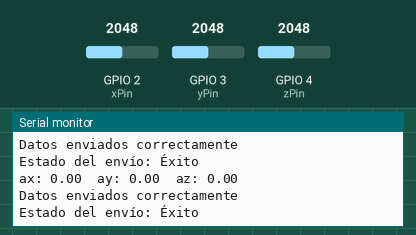
The sketch below on a simulated Seeed XIAO ESP32-C3. On the bench: the last lines printed to the serial monitor. The test bench sets the inputs (shaded band); at power-on: GPIO 2 (xPin) = 2048, GPIO 3 (yPin) = 2048, GPIO 4 (zPin) = 2048.

Above: at 2.2 s.
2.3 s: GPIO 2 (xPin) set to 2866
At 3.6 s:
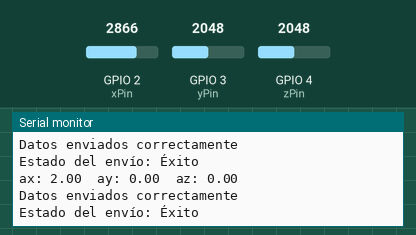
3.8 s: GPIO 3 (yPin) set to 2866
At 4.7 s:
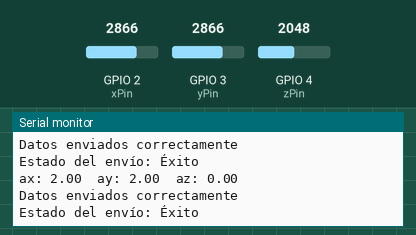
5.3 s: GPIO 4 (zPin) set to 2866
At 6.3 s:
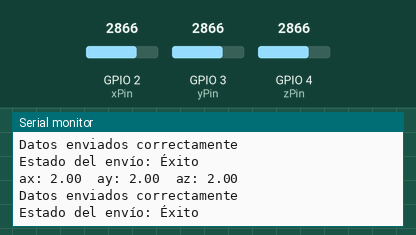
6.8 s: GPIO 2 (xPin) set to 3603
At 7.8 s:
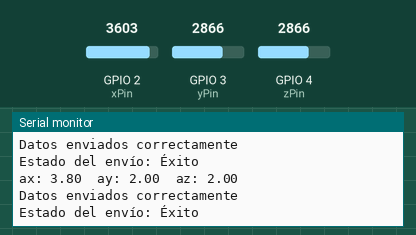
8.3 s: GPIO 3 (yPin) set to 3603
At 9.6 s:
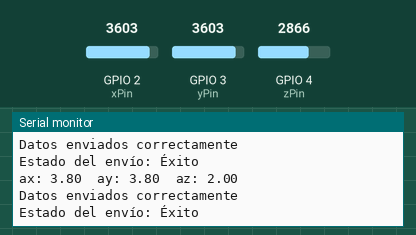
9.8 s: GPIO 4 (zPin) set to 3603
At 10.7 s:
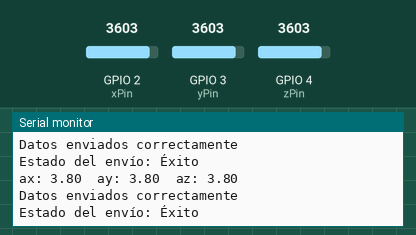
Timing chart, 0 to 12.3 s (numbered marks = the images above; inputs shaded):
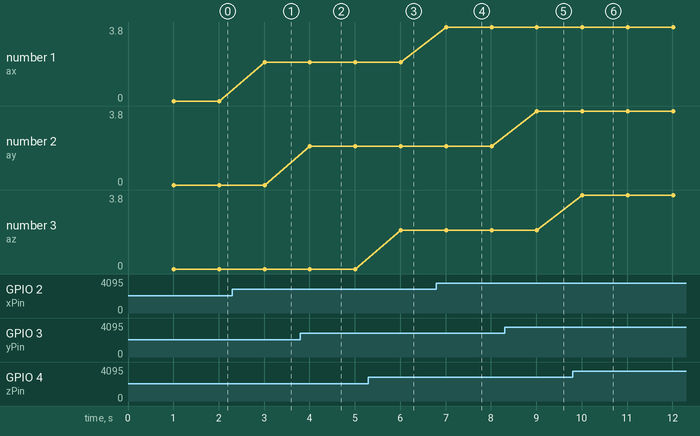

Measured:
- after the input at 2.3 s, the serial monitor: prints a new line after 0.71 s (image 1)
- after the input at 3.8 s, the serial monitor: prints a new line after 0.21 s (image 2)
- after the input at 5.3 s, the serial monitor: prints a new line after 0.71 s (image 3)
- after the input at 6.8 s, the serial monitor: prints a new line after 0.21 s (image 4)
- after the input at 8.3 s, the serial monitor: prints a new line after 0.72 s (image 5)
- after the input at 9.8 s, the serial monitor: prints a new line after 0.22 s (image 6)
- plotted number 1: 2 → 3.8 after the input at 6.8 s

The sketch:

module_sender_test.ino
```cpp
#include <WiFi.h>
#include <esp_now.h>

// Pines del GY-61
#define xPin D0
#define yPin D1
#define zPin D2

// Estructura del mensaje
typedef struct struct_message {
  float ax;
  float ay;
  float az;
} struct_message;

struct_message myData;

// Dirección broadcast (para enviar a todos los receptores)
uint8_t broadcastAddress[] = {0xFF, 0xFF, 0xFF, 0xFF, 0xFF, 0xFF};

// Callback de envío actualizado para ESP-IDF v5
#if ESP_IDF_VERSION_MAJOR >= 5
void onSend(const wifi_tx_info_t *mac_addr, esp_now_send_status_t status) {
#else
void onSend(const uint8_t *mac_addr, esp_now_send_status_t status) {
#endif
  Serial.print("Estado del envío: ");
  Serial.println(status == ESP_NOW_SEND_SUCCESS ? "Éxito" : "Fallo");
}

// Leer GY-61 y convertir a g
void readIMU() {
  int rawX = analogRead(xPin);
  int rawY = analogRead(yPin);
  int rawZ = analogRead(zPin);

  // Conversión básica (asumiendo 0g ≈ 1.65 V y sensibilidad ~330 mV/g)
  // ADC del XIAO-ESP32-C3 = 12 bits (0–4095) con 3.3 V referencia
  float voltageX = (rawX / 4095.0) * 3.3;
  float voltageY = (rawY / 4095.0) * 3.3;
  float voltageZ = (rawZ / 4095.0) * 3.3;

  float zeroG = 1.65;       // Voltaje en reposo (ajusta si tu sensor tiene offset)
  float sensitivity = 0.33; // 330 mV/g (para ADXL335)

  myData.ax = (voltageX - zeroG) / sensitivity;
  myData.ay = (voltageY - zeroG) / sensitivity;
  myData.az = (voltageZ - zeroG) / sensitivity;
}

void setup() {
  Serial.begin(115200);
  delay(1000);

  pinMode(xPin, INPUT);
  pinMode(yPin, INPUT);
  pinMode(zPin, INPUT);

  WiFi.mode(WIFI_STA);
  Serial.println("XIAO ESP32-C3 Sender iniciado");
  Serial.print("MAC local: ");
  Serial.println(WiFi.macAddress());

  if (esp_now_init() != ESP_OK) {
    Serial.println("Error al inicializar ESP-NOW");
    return;
  }

  esp_now_register_send_cb(onSend);

  // Añadir el peer broadcast
  esp_now_peer_info_t peerInfo = {};
  memcpy(peerInfo.peer_addr, broadcastAddress, 6);
  peerInfo.channel = 0;
  peerInfo.encrypt = false;
  if (esp_now_add_peer(&peerInfo) != ESP_OK) {
    Serial.println("Error al añadir peer");
    return;
  }

  Serial.println("ESP-NOW inicializado correctamente");
}

void loop() {
  readIMU();  // Leer sensor

  Serial.print("ax: "); Serial.print(myData.ax);
  Serial.print("\tay: "); Serial.print(myData.ay);
  Serial.print("\taz: "); Serial.println(myData.az);

  // Enviar por ESP-NOW
  esp_err_t result = esp_now_send(broadcastAddress, (uint8_t *)&myData, sizeof(myData));

  if (result == ESP_OK) {
    Serial.println("Datos enviados correctamente\n");
  } else {
    Serial.print("Error al enviar datos: ");
    Serial.println(result);
  }

  delay(1000); // Enviar cada 1 segundo
}
```
